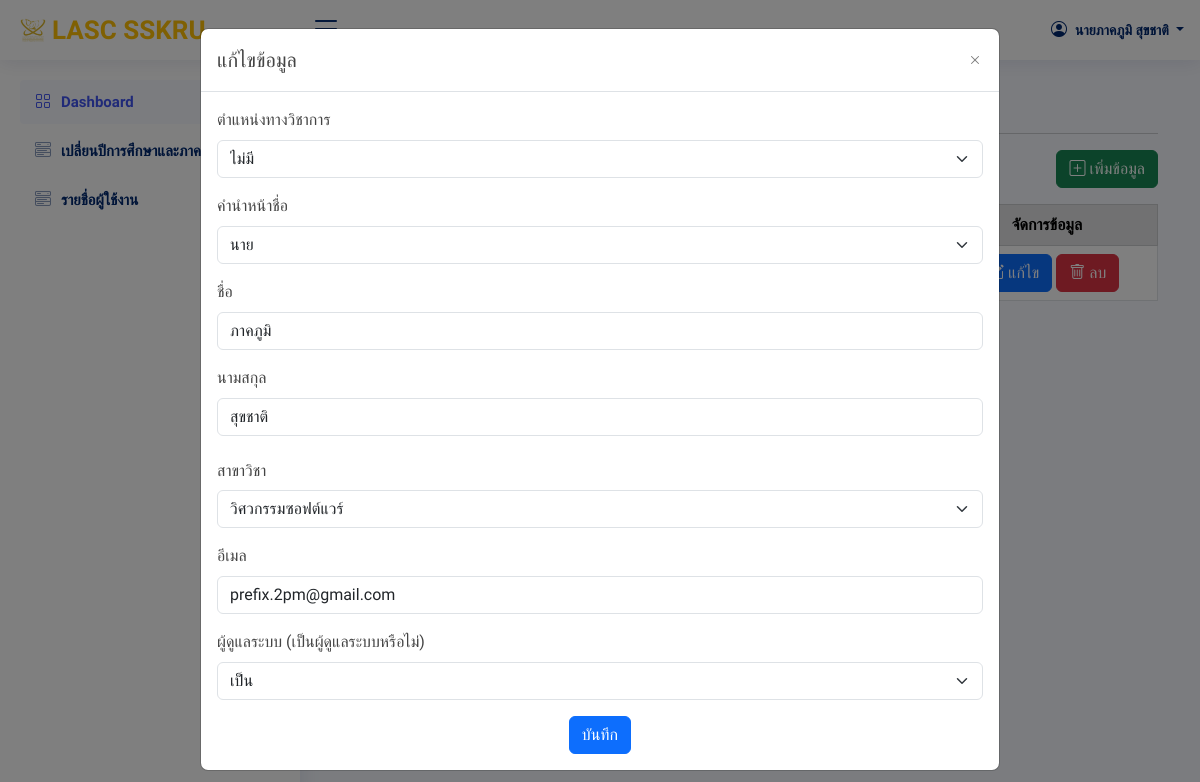
Screenshot of /index_admin.php?page=admin/teacher&edit=1 (signed in) with the database file from the repository.
### tables this page shows
CREATE TABLE `users` (
  `userId` int(20) NOT NULL,
  `academic_rank` varchar(50) NOT NULL,
  `nametitle` varchar(50) NOT NULL,
  `firstname` varchar(50) NOT NULL,
  `lastname` varchar(50) NOT NULL,
  `branch` varchar(50) NOT NULL,
  `email` varchar(50) NOT NULL,
  `password` varchar(255) NOT NULL,
  `urole` varchar(50) NOT NULL,
  `isAdmin` varchar(10) NOT NULL,
  `created_at` timestamp NOT NULL DEFAULT current_timestamp()
);

### admin/teacher.php (the view, shortened to what this page needs)
<?php
    require_once "config/db.php";
    if (isset($_GET['edit'])) {
        $edit_id = $_GET['edit'];
        $stmt = $conn->prepare("SELECT * FROM users WHERE userId = $edit_id");
        $stmt->execute();
        $data = $stmt->fetch();
?>
    <?php } ?>
<div class="container">
    <div class="pagetitle mt-3">
        <h1>รายชื่ออาจารย์</h1>
    </div>
    <div class="d-flex justify-content-end">
        <button class="btn btn-success mb-3" type="button" data-bs-toggle="modal" data-bs-target="#largeModal">
            <div class="icon d-flex">
                <i class="bi bi-plus-square"></i> &nbsp;
                <div class="label">เพิ่มข้อมูล</div>
            </div>
        </button>
    </div>
    <table class="table table-bordered text-center align-middle">
        <thead class="align-middle table-secondary">
            <tr>
                <th scope="col">ตำแหน่ง</th>
                <th scope="col">คำนำหน้า</th>
                <th scope="col">ชื่อ</th>
                <th scope="col">นามสกุล</th>
                <th scope="col">สาขาวิชา</th>
                <th scope="col">อีเมล</th>
                <th scope="col">ผู้ดูแลระบบ</th>
                <th scope="col">จัดการข้อมูล</th>
            </tr>
        </thead>
        <tbody>
            <?php
                $stmt = $conn->query("SELECT * FROM users WHERE urole = 'teacher'");
                $stmt->execute();
                $personal = $stmt->fetchAll();
                if (!$personal) {
                    echo "<tr><td colspan='8' class='text-center'>ไม่มีข้อมูล</td></tr>";
                } else {
                    foreach ($personal as $per) {
            ?>
                        <tr>
                            <td style="white-space: nowrap;"><?= $per['academic_rank']; ?></td>
                            <td><?= $per['nametitle']; ?></td>
                            <td><?= $per['firstname']; ?></td>
                            <td><?= $per['lastname']; ?></td>
                            <td><?= $per['branch']; ?></td>
                            <td><?= $per['email']; ?></td>
                            <td><?= $per['isAdmin']; ?></td>
                            <td class="d-flex justify-content-center">
                                <a href="?page=admin/teacher&edit=<?= $per['userId']; ?>" class="btn btn-primary">
                                    <div class="icon d-flex">
                                        <div class="label">แก้ไข</div>
                                    </div>
                                </a>&nbsp;
                                <a onclick="return confirm('ต้องการลบข้อมูลหรือไม่')" href="?page=admin/teacher&delete=<?= $per['userId']; ?>" class="btn btn-danger">
                                    <div class="icon d-flex">
                                        <i class="bi bi-trash"></i>&nbsp;
                                        <div class="label">ลบ</div>
                                    </div>
                                </a>
                            </td>
                        </tr>
            <?php } } ?>
        </tbody>
        <div class="modal fade" id="modal" tabindex="-1">
            <div class="modal-dialog modal-lg">
                <div class="modal-content">
                    <div class="modal-header">
                        <h5 class="modal-title">แก้ไขข้อมูล</h5>
                        <button type="button" class="btn-close" data-bs-dismiss="modal" aria-label="Close"></button>
                    </div>
                    <div class="modal-body">
                        <form action="admin/edit.php" method="post">
                            <div class="mb-3">
                                <label for="academic_rank" class="form-label">ตำแหน่งทางวิชาการ</label>
                                <select class="form-select" name="academic_rank" id="academic_rank" aria-describedby="academic_rank" required>
                                    <option value="ไม่มี" <?php if ($data['academic_rank'] === 'ไม่มี') echo 'selected' ?>>ไม่มี</option>
                                </select>
                            </div>
                            <div class="mb-3">
                                <label for="nametitle" class="form-label">คำนำหน้าชื่อ</label>
                                <select class="form-select" name="nametitle" aria-describedby="nametitle" id="nametitle" required>
                                    <option value="นาย" <?php if($data['nametitle'] === 'นาย') echo 'selected' ?>>นาย</option>
                                </select>
                            </div>
                            <div class="mb-3">
                                <label for="firstname" class="form-label">ชื่อ</label>
                                <input type="text" class="form-control" name="firstname" value="<?php echo $data['firstname']; ?>" required>
                            </div>
                            <div class="mb-3">
                                <label for="lastname" class="form-label">นามสกุล</label>
                                <input type="text" class="form-control" name="lastname" value="<?php echo $data['lastname']; ?>" required>
                            </div>
                            <div class="mb-3">
                                <label for="branch" class="col-sm-2 col-form-label ">สาขาวิชา</label>
                                <select class="form-select" name="branch" aria-describedby="branch" id="branch" required>
                                    <option value="วิศวกรรมซอฟต์แวร์" <?php if ($data['branch'] === 'วิศวกรรมซอฟต์แวร์') echo 'selected' ?>>วิศวกรรมซอฟต์แวร์</option>
                                </select>
                            </div>
                            <div class="mb-3">
                                <label for="email" class="form-label">อีเมล</label>
                                <input type="email" class="form-control" name="email" value="<?php echo $data['email']; ?>"required>
                            </div>
                            <div class="mb-3">
                                <label for="check admin" class="form-label">ผู้ดูแลระบบ (เป็นผู้ดูแลระบบหรือไม่)</label>
                                <select class="form-select" name="isAdmin" required>
                                    <option value="เป็น" <?php if($data['isAdmin'] === 'เป็น') echo 'selected' ?>>เป็น</option>
                                </select>
                            </div>
                            <div class="d-flex justify-content-center">
                                <button type="submit" name="edit" class="btn btn-primary">บันทึก</button>
                            </div>
                        </form>
                    </div>
                </div>
            </div>
        </div>
    </table>
</div>

### index_admin.php (shortened to what this page needs)
<?php
  require_once 'config/db.php';
  $userId = $_SESSION['userId'];
  if (isset($_SESSION['userId'])) {
    $stmt = $conn->query("SELECT * FROM users WHERE userId = '$userId'");
    $stmt->execute();
    $row = $stmt->fetch(PDO::FETCH_ASSOC);
  }
?>
<!DOCTYPE html>
<html lang="en">
<head>
  <link href="assets/vendor/bootstrap/css/bootstrap.min.css" rel="stylesheet">
  <link href="assets/vendor/bootstrap-icons/bootstrap-icons.css" rel="stylesheet">
  <link href="assets/vendor/boxicons/css/boxicons.min.css" rel="stylesheet">
  <link href="assets/vendor/quill/quill.snow.css" rel="stylesheet">
  <link href="assets/vendor/quill/quill.bubble.css" rel="stylesheet">
  <link href="assets/vendor/remixicon/remixicon.css" rel="stylesheet">
  <link href="assets/vendor/simple-datatables/style.css" rel="stylesheet">
  <link href="assets/css/style.css" rel="stylesheet">
</head>
<body>
  <header id="header" class="header fixed-top d-flex align-items-center">
    <div class="d-flex align-items-center justify-content-between">
      <a class="logo d-flex align-items-center">
        <img src="assets/img/logo_lasc1.png" alt="โลโก้คณะ">
        <span class="d-none d-lg-block" style="color: #ffc107;">LASC SSKRU</span>
      </a>
    </div>
    <nav class="header-nav ms-auto">
      <ul class="d-flex align-items-center">
        <li class="nav-item dropdown pe-3">
          <a class="nav-link nav-profile d-flex align-items-center pe-0" href="#" data-bs-toggle="dropdown">
          <i class="bi bi-person-circle"></i>
            <span class="d-none d-md-block dropdown-toggle ps-2">
            <?php
              if($row['academic_rank'] == 'ไม่มี'){
                echo  $row['nametitle'] . $row['firstname'] . ' ' . $row['lastname'];
              }elseif(($row['academic_rank'] == 'ศาสตราจารย์' or $row['academic_rank'] == 'รองศาสตราจารย์' or $row['academic_rank'] == 'ผู้ช่วยศาสตราจารย์')and $row['nametitle'] == 'ดร.'){
                echo $row['academic_rank'] . ' ' . $row['nametitle'] . $row['firstname'] . ' ' . $row['lastname'];
              }elseif(($row['academic_rank'] == 'ศาสตราจารย์' or $row['academic_rank'] == 'รองศาสตราจารย์' or $row['academic_rank'] == 'ผู้ช่วยศาสตราจารย์')and ($row['nametitle'] == 'นาย' or $row['nametitle'] == 'นาง' or $row['nametitle'] == 'นางสาว')){
                echo $row['academic_rank'] . $row['firstname'] . ' ' . $row['lastname'];
              }
            ?>
            </span>
          </a>
        </li>
      </ul>
    </nav>
  </header>
  <aside id="sidebar" class="sidebar">
    <ul class="sidebar-nav" id="sidebar-nav">
      <li class="nav-item">
        <a class="nav-link " href="index_admin.php?page=admin/dashboard">
          <i class="bi bi-grid"></i>
          <span>Dashboard</span>
        </a>
      </li>
      <li class="nav-item">
        <a class="nav-link collapsed" href="index_admin.php?page=admin/change_term_year">
          <i class="bi bi-menu-button-wide"></i>
          <span>เปลี่ยนปีการศึกษาและภาคเรียน</span>
        </a>
      </li>
      <li class="nav-item">
        <a class="nav-link collapsed" data-bs-target="#components-nav1" data-bs-toggle="collapse" href="#">
          <i class="bi bi-menu-button-wide"></i><span>รายชื่อผู้ใช้งาน</span><i class="bi bi-chevron-down ms-auto"></i>
        </a>
      </li>
    </ul>
  </aside>
  <main>
    <br>
    <br>
    <br>
    <?php
    $page = $_GET['page'];
    include $page . ('.php');
    ?>
  </main>
</body>
</html>

### assets/css/style.css (style rules this page uses)
:root { scroll-behavior: smooth; }
body { font-family: 'Kanit', sans-serif; background: #f6f9ff; color: #444444; }
a { color: #4154f1; text-decoration: none; }
h1, h2, h3, h4, h5, h6 { font-family: 'Kanit', sans-serif; }
.pagetitle { margin-bottom: 10px; }
.pagetitle h1 { font-size: 24px; margin-bottom: 0; font-weight: 600; color: #012970; }
.btn-close { background-size: 25%; }
.logo { line-height: 1; }
@media (min-width: 1200px) { .logo { width: 280px; } }
.logo img { max-height: 26px; margin-right: 6px; }
.logo span { font-size: 26px; font-weight: 700; font-family: 'Kanit', sans-serif; }
.header { transition: all 0.5s; z-index: 997; height: 60px; box-shadow: 0px 2px 20px rgba(1, 41, 112, 0.1); background-color: #fff; padding-left: 20px; }
.header-nav ul { list-style: none; }
.header-nav>ul { margin: 0; padding: 0; }
.header-nav .nav-profile { color: #012970; }
.header-nav .nav-profile span { font-size: 14px; font-weight: 600; }
.sidebar { position: fixed; top: 60px; left: 0; bottom: 0; width: 300px; z-index: 996; transition: all 0.3s; padding: 20px; overflow-y: auto; scrollbar-width: thin; scrollbar-color: #aab7cf transparent; box-shadow: 0px 0px 20px rgba(1, 41, 112, 0.1); background-color: #fff; }
.sidebar-nav { padding: 0; margin: 0; list-style: none; }
.sidebar-nav li { padding: 0; margin: 0; list-style: none; }
.sidebar-nav .nav-item { margin-bottom: 5px; }
.sidebar-nav .nav-link { display: flex; align-items: center; font-size: 15px; font-weight: 600; color: #4154f1; transition: 0.3; background: #f6f9ff; padding: 10px 15px; border-radius: 4px; }
.sidebar-nav .nav-link i { font-size: 16px; margin-right: 10px; color: #4154f1; }
.sidebar-nav .nav-link.collapsed { color: #012970; background: #fff; }
.sidebar-nav .nav-link.collapsed i { color: #899bbd; }

### rows the page displays
users: nametitle "นาย", firstname "ภาคภูมิ", lastname "สุขชาติ", academic_rank "ไม่มี", branch "วิศวกรรมซอฟต์แวร์", email "prefix.2pm@gmail.com", isAdmin "เป็น"
